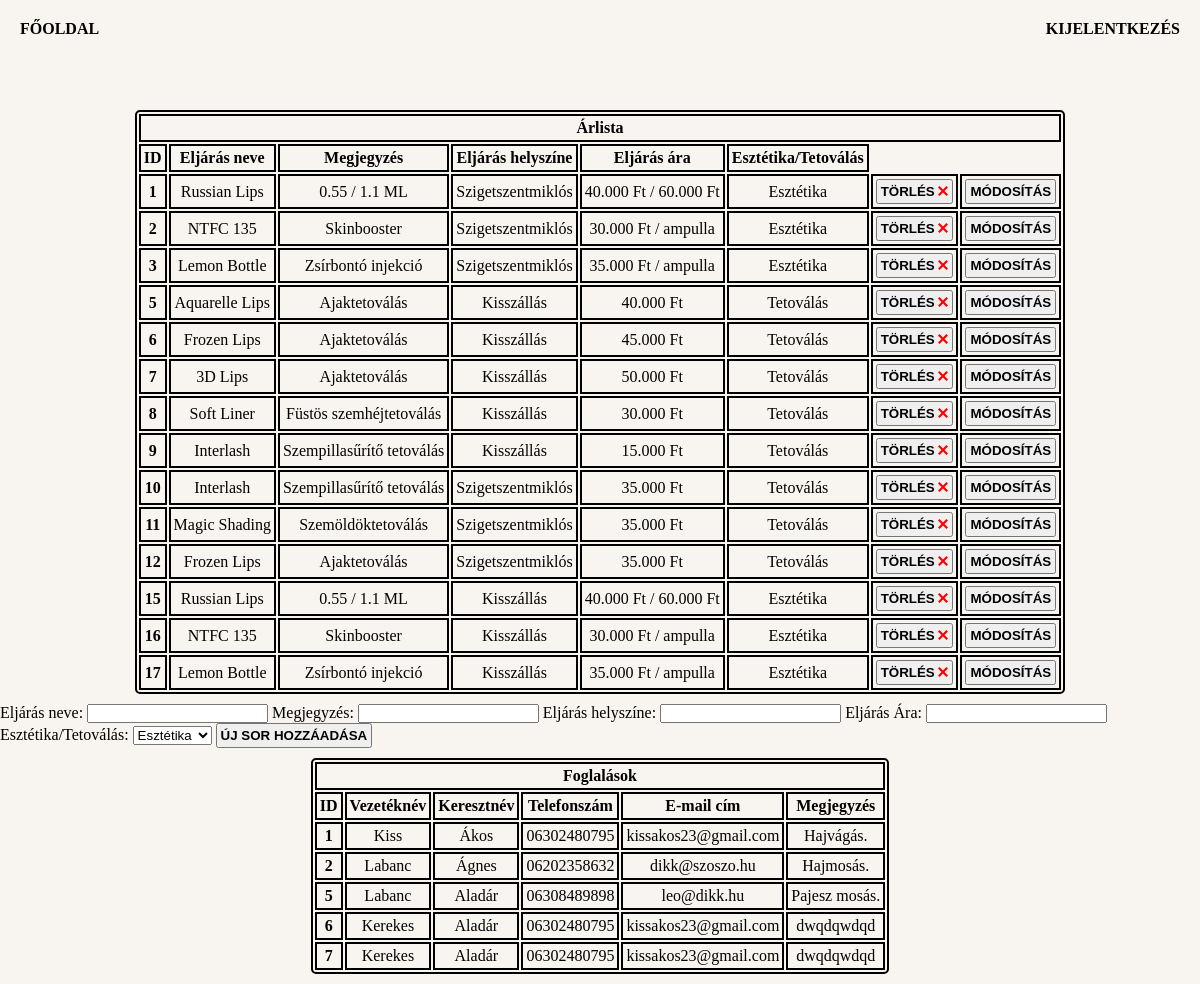
/crud/admin.php, run on an earlier commit of the app's database.
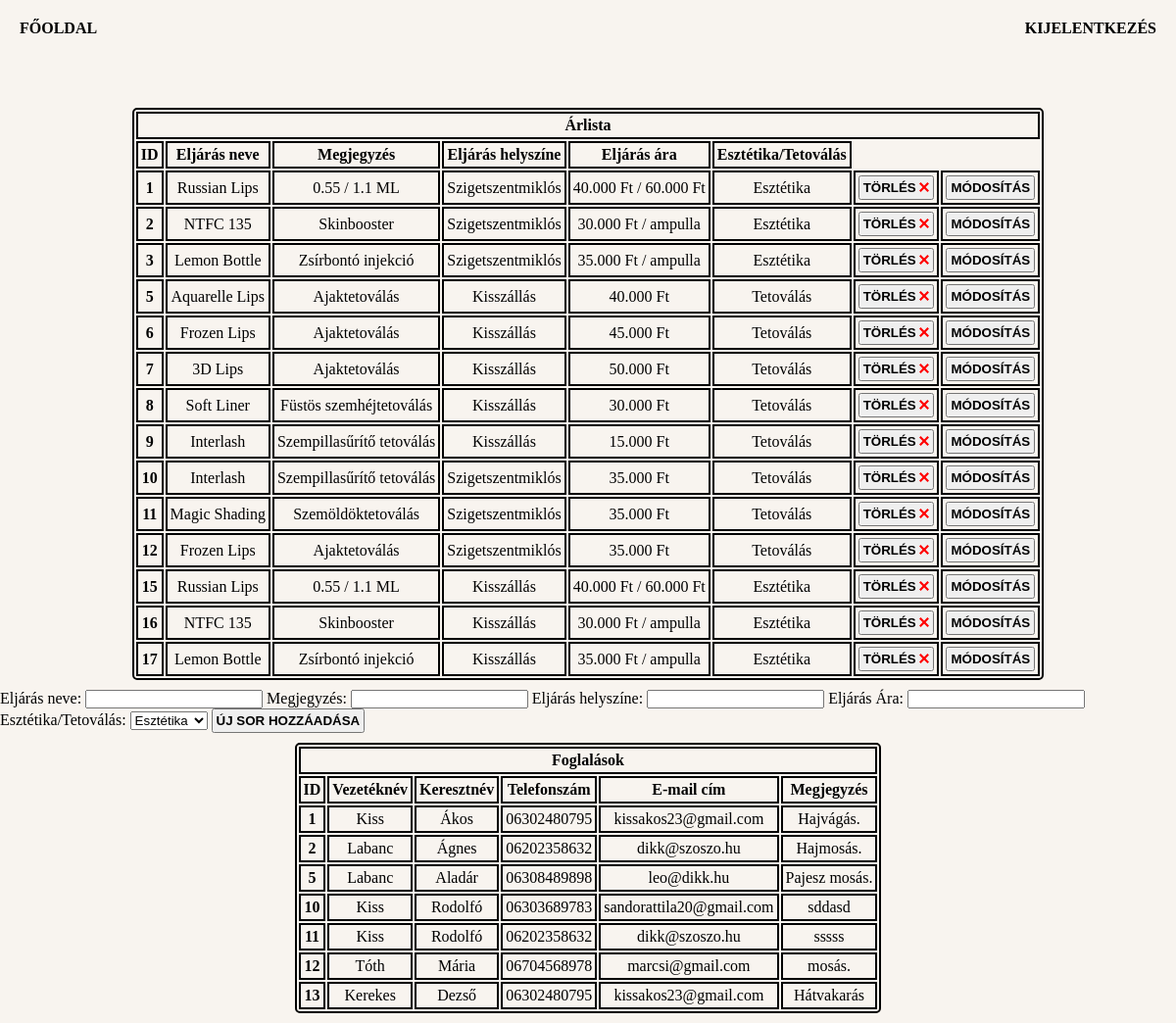
And on a later commit of the database.
### tables this page shows
CREATE TABLE IF NOT EXISTS `arlista` (
  `id` int(11) NOT NULL AUTO_INCREMENT,
  `eljaras_neve` varchar(255) DEFAULT NULL,
  `megjegyzes` varchar(255) DEFAULT NULL,
  `eljaras_helyszine` varchar(255) DEFAULT NULL,
  `eljaras_ara` varchar(255) DEFAULT NULL,
  `eljaras_mod` varchar(255) DEFAULT NULL,
  PRIMARY KEY (`id`)
);

CREATE TABLE IF NOT EXISTS `foglalasok` (
  `id` int(11) NOT NULL AUTO_INCREMENT,
  `vezeteknev` varchar(255) DEFAULT NULL,
  `keresztnev` varchar(255) DEFAULT NULL,
  `telefonszam` varchar(255) DEFAULT NULL,
  `emailcim` varchar(255) DEFAULT NULL,
  `megjegyzes` varchar(255) DEFAULT NULL,
  PRIMARY KEY (`id`)
);

### crud/admin.php (the view, shortened to what this page needs)
<?php require_once ('../config/conf.php') ?>
<!DOCTYPE html>
<html lang="hu">
<head>
    <link rel="stylesheet" href="../styles/admin.css">
</head>
<header>
    <a href="../index.php" id="mainPage">FŐOLDAL</a>
    <a href="logoutproc.php" id="logOut">KIJELENTKEZÉS</a>
</header>
<body>
    <div class="container">
        <div class="table">
            <table>
                <?php
                $conn = new mysqli($servername, $user, $pass, $database);
                $sql = "SELECT  id,
                                eljaras_neve,
                                megjegyzes,
                                eljaras_helyszine,
                                eljaras_ara,
                                eljaras_mod FROM " . $_SESSION['tabla'];
                $result = $conn->query($sql);
                if ($result->num_rows > 0) {
                    while ($row = $result->fetch_assoc()) {
                        $sorok[] = $row;
                    }
                }
                ?>
                <tr>
                    <th colspan="8">Árlista</th>
                </tr>
                <tr>
                    <th>ID</th>
                    <th>Eljárás neve</th>
                    <th>Megjegyzés</th>
                    <th>Eljárás helyszíne</th>
                    <th>Eljárás ára</th>
                    <th>Esztétika/Tetoválás</th>
                </tr>
                <?php for ($i = 0; $i < count($sorok); $i++) { ?>
                    <tr>
                        <td><b><?php print ($sorok[$i]['id']) ?></b></td>
                        <td><?php print ($sorok[$i]['eljaras_neve']) ?></td>
                        <td><?php print ($sorok[$i]['megjegyzes']) ?></td>
                        <td><?php print ($sorok[$i]['eljaras_helyszine']) ?></td>
                        <td><?php print ($sorok[$i]['eljaras_ara']) ?></td>
                        <td><?php print ($sorok[$i]['eljaras_mod']) ?></td>
                        <td>
                            <form action="./delete/deleteOOP.php" method="POST">
                                <button type="submit">TÖRLÉS
                                    <svg class="delete" xmlns="http://www.w3.org/2000/svg" width="10" height="10"
                                        viewBox="0 0 24 24">
                                        <path
                                            d="M24 20.188l-8.315-8.209 8.2-8.282-3.697-3.697-8.212 8.318-8.31-8.203-3.666 3.666 8.321 8.24-8.206 8.313 3.666 3.666 8.237-8.318 8.285 8.203z" />
                                    </svg></button>
                            </form>
                        </td>
                        <td>
                            <form action="./edit/edit.php" method="POST">
                                <?php
                                $sorok[$i]['id'] = $_SESSION['id'];
                                ?>
                                <button>MÓDOSÍTÁS</button>
                            </form>
                        </td>
                    <?php } ?>
                </tr>
                <?php unset($sorok) ?>
            </table>
        </div>
        <div class="newLine">
            <form action="./add/addNewLineOOP.php" method="POST">
                <label for="newEljarasNeve">Eljárás neve:</label>
                <input type="text" name="newEljarasNeve" id="newEljarasNeve">
                <label for="newMegjegyzés">Megjegyzés:</label>
                <input type="text" name="newMegjegyzés" id="newMegjegyzés">
                <label for="newEljarasHelyszine">Eljárás helyszíne:</label>
                <input type="text" name="newEljarasHelyszine" id="newEljarasHelyszine">
                <label for="newEljarasAra">Eljárás Ára:</label>
                <input type="text" name="newEljarasAra" id="newEljarasAra">
                <label for="newEsztetikaTetovalas">Esztétika/Tetoválás:</label>
                <select name="newEsztetikaTetovalas" id="newEsztetikaTetovalas">
                    <option value="Esztétika">Esztétika</option>
                </select>
                <button>ÚJ SOR HOZZÁADÁSA</button>
            </form>
        </div>
        <div class="table">
            <table>
                <?php
                $conn = new mysqli($servername, $user, $pass, $database);
                $sql = "SELECT  id,
                                vezeteknev,
                                keresztnev,
                                telefonszam,
                                emailcim,
                                megjegyzes FROM " . $_SESSION['foglalasTabla'];
                $result = $conn->query($sql);
                if ($result->num_rows > 0) {
                    while ($row = $result->fetch_assoc()) {
                        $sorok[] = $row;
                    }
                }
                ?>
                <tr>
                    <th colspan="8">Foglalások</th>
                </tr>
                <tr>
                    <th>ID</th>
                    <th>Vezetéknév</th>
                    <th>Keresztnév</th>
                    <th>Telefonszám</th>
                    <th>E-mail cím</th>
                    <th>Megjegyzés</th>
                </tr>
                <?php for ($i = 0; $i < count($sorok); $i++) { ?>
                    <tr>
                        <td><b><?php print ($sorok[$i]['id']) ?></b></td>
                        <td><?php print ($sorok[$i]['vezeteknev']) ?></td>
                        <td><?php print ($sorok[$i]['keresztnev']) ?></td>
                        <td><?php print ($sorok[$i]['telefonszam']) ?></td>
                        <td><?php print ($sorok[$i]['emailcim']) ?></td>
                        <td><?php print ($sorok[$i]['megjegyzes']) ?></td>
                    <?php } ?>
                </tr>
            </table>
        </div>
    </div>
</body>
</html>

### styles/admin.css (style rules this page uses)
* { margin: 0; padding: 0; }
.container { display: flex; flex-flow: column wrap; justify-content: center; align-items: center; align-content: center; }
header { height: 100px; }
#logOut { float: right; margin-right: 20px; margin-top: 20px; text-decoration: none; color: black; font-weight: bold; }
#mainPage { float: left; margin-left: 20px; margin-top: 20px; text-decoration: none; color: black; font-weight: bold; }
.table { margin: 10px; }
body { background-color: #f8f4ef; }
table { border-radius: 5px; }
th, td, button { padding: 3px; text-align: center; }
.delete { fill: red; }
button { font-weight: bold; }
table, td, th { border: 2px solid black; }

What changed in the data, as far as the page shows it:
removed foglalasok: id "6", vezeteknev "Kerekes", keresztnev "Aladár", telefonszam "06302480795", emailcim "kissakos23@gmail.com", megjegyzes "dwqdqwdqd"
removed foglalasok: id "7", vezeteknev "Kerekes", keresztnev "Aladár", telefonszam "06302480795", emailcim "kissakos23@gmail.com", megjegyzes "dwqdqwdqd"
added foglalasok: id "10", vezeteknev "Kiss", keresztnev "Rodolfó", telefonszam "06303689783", emailcim "sandorattila20@gmail.com", megjegyzes "sddasd"
added foglalasok: id "11", vezeteknev "Kiss", keresztnev "Rodolfó", telefonszam "06202358632", emailcim "dikk@szoszo.hu", megjegyzes "sssss"
added foglalasok: id "12", vezeteknev "Tóth", keresztnev "Mária", telefonszam "06704568978", emailcim "marcsi@gmail.com", megjegyzes "mosás."
added foglalasok: id "13", vezeteknev "Kerekes", keresztnev "Dezső", telefonszam "06302480795", emailcim "kissakos23@gmail.com", megjegyzes "Hátvakarás"
